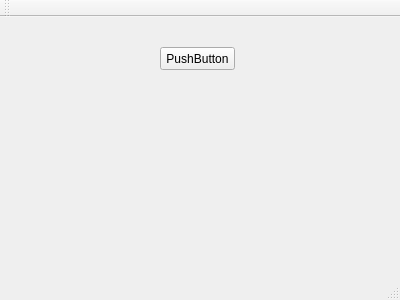
<?xml version="1.0" encoding="UTF-8"?>
<ui version="4.0">
 <class>MainWindow</class>
 <widget class="QMainWindow" name="MainWindow">
  <property name="geometry">
   <rect>
    <x>0</x>
    <y>0</y>
    <width>400</width>
    <height>300</height>
   </rect>
  </property>
  <property name="windowTitle">
   <string>MainWindow</string>
  </property>
  <widget class="QWidget" name="centralWidget">
   <widget class="QPushButton" name="pushButton">
    <property name="geometry">
     <rect>
      <x>160</x>
      <y>30</y>
      <width>75</width>
      <height>23</height>
     </rect>
    </property>
    <property name="text">
     <string>PushButton</string>
    </property>
   </widget>
  </widget>
  <widget class="QMenuBar" name="menuBar">
   <property name="geometry">
    <rect>
     <x>0</x>
     <y>0</y>
     <width>400</width>
     <height>21</height>
    </rect>
   </property>
  </widget>
  <widget class="QToolBar" name="mainToolBar">
   <attribute name="toolBarArea">
    <enum>TopToolBarArea</enum>
   </attribute>
   <attribute name="toolBarBreak">
    <bool>false</bool>
   </attribute>
  </widget>
  <widget class="QStatusBar" name="statusBar"/>
 </widget>
 <layoutdefault spacing="6" margin="11"/>
 <resources/>
 <connections/>
</ui>
